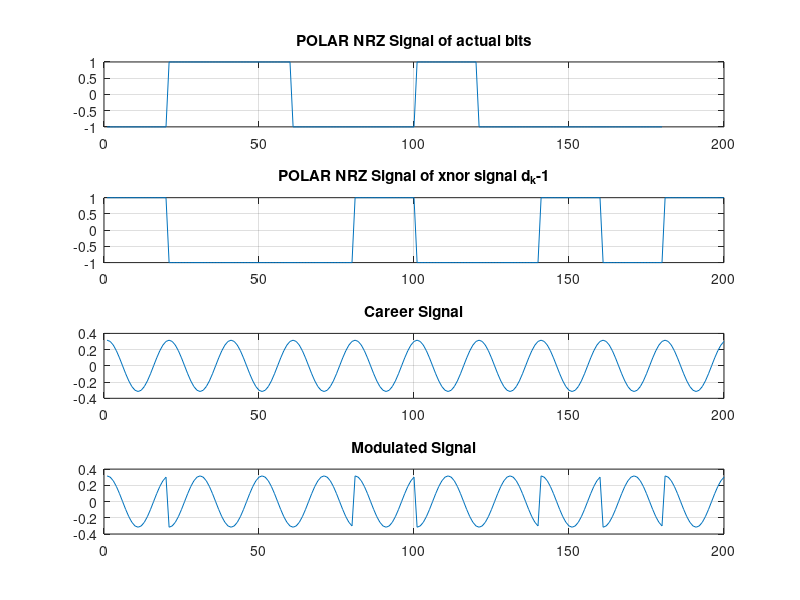
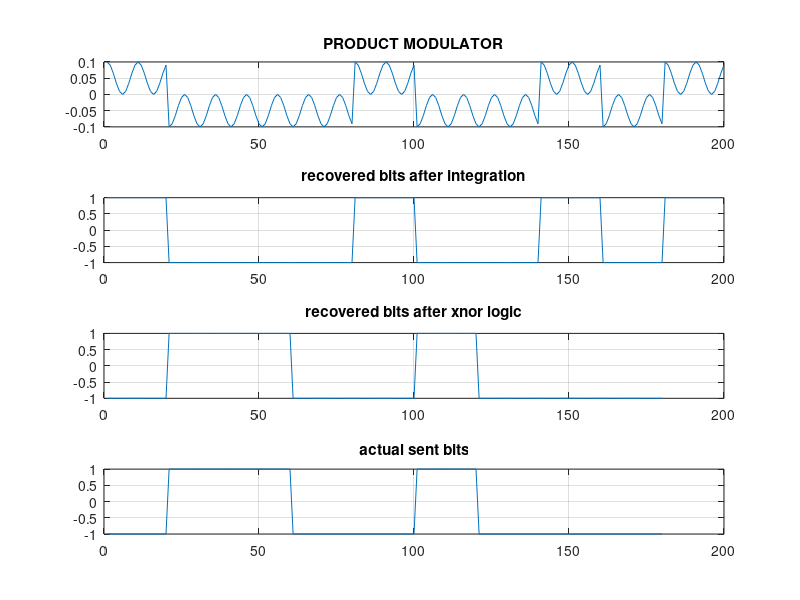

These charts were generated, in order, by the following MATLAB code:
%NAME:ARCHIT VASHIST
%ROLL NO:2021BEC0022

%% DPSK IMPLEMENTATION IN MATLAB
clc;
clear all;
close all;

%bit generation
b_k=round(rand(1,9));
disp('Input signal bits');
disp(b_k);


% career frequency
fc=10;

%sampling frequency
fs=20*fc;

%sampling time
Ts=1/fs;

%time interval for sampling
t=0:Ts:1-Ts;

%bit length
T_b=length(t)/(length(b_k)+1);

%career signal
phi_t=sqrt(2/T_b)*cos(2*pi*fc*t);


PNRZ_bk=[]; %PNRZ storing variable of message signal
%POLAR NRZ creation
for j=1:1:length(b_k)
    if b_k(j)==1
        x_t=repmat(b_k(j),1,T_b);   
    else
        x_t=repmat(-1,1,T_b);
    end
    PNRZ_bk=cat(2,PNRZ_bk,x_t);
end
figure(1)
subplot(4,1,1);
plot(PNRZ_bk);
title('POLAR NRZ Signal of actual bits')
grid on;
d_km=[1];%delayed bits
%d_k=[];%actual bits to be transmitted


%perform logical network
for j=1:1:length(b_k)
    a=not(xor(b_k(j),d_km(j)));
    d_km=[d_km a];
end

%for j=2:1:length(d_km)
%   d_k=[d_k d_km(j)];
%end

PNRZ=[]; %PNRZ storing variable of message signal

%POLAR NRZ creation
for j=1:1:length(d_km)
    if d_km(j)==1
        x_t=repmat(d_km(j),1,T_b);   
    else
        x_t=repmat(-1,1,T_b);
    end
    PNRZ=cat(2,PNRZ,x_t);
end




%modulated signal
s_t=phi_t.*PNRZ;


subplot(4,1,2);
plot(PNRZ);
title('POLAR NRZ Signal of xnor signal d_k-1')
grid on;


%plot career signal
subplot(4,1,3);
plot(phi_t);
title('Career Signal');
grid on;


%plot modulated signal
subplot(4,1,4);
plot(s_t);
title('Modulated Signal');
grid on;



%%DEMODULATION

y_t=s_t.*phi_t; %STEP1->product modulator

figure(2)
subplot(4,1,1);
plot(y_t);
title('PRODUCT MODULATOR');
grid on;

%INTEGRATOR

bit_s = []; %integrator values

for j = 1:length(d_km)

    % calculate the start and end index for integration interval
    start_index = (j-1)*T_b+1;
    end_index = j*T_b;

    % integrator
    bit_sum = sum(y_t(start_index:end_index));
    
    % storing integrator values in an array for message signal creation
    bit_s = [bit_s bit_sum];

end

%DECISION DEVICE
bits=[];
for j=1:1:length(d_km)
    if bit_s(j)>0 %THRESHOLD VALUE
        a=1;
    else
        a=0;
    end
   bits =[bits a];
end



final_bits=[];
for k=1:1:length(bits)-1
    b=not(xor(bits(k),bits(k+1)));
    final_bits=[final_bits b];
end


PNRZ_bits=[]; %PNRZ storing variable of message signal
%POLAR NRZ creation
for j=1:1:length(bits)
    if bits(j)==1
        x_t=repmat(bits(j),1,T_b);   
    else
        x_t=repmat(-1,1,T_b);
    end
    PNRZ_bits=cat(2,PNRZ_bits,x_t);
end
subplot(4,1,2);
plot(PNRZ_bits);
title('recovered bits after integration');
grid on;



PNRZ_final_bits=[]; %PNRZ storing variable of message signal
%POLAR NRZ creation
for j=1:1:length(final_bits)
    if final_bits(j)==1
        x_t=repmat(final_bits(j),1,T_b);   
    else
        x_t=repmat(-1,1,T_b);
    end
    PNRZ_final_bits=cat(2,PNRZ_final_bits,x_t);
end
subplot(4,1,3);
plot(PNRZ_final_bits);
title('recovered bits after xnor logic');
grid on;

subplot(4,1,4);
plot(PNRZ_bk);
title('actual sent bits');
grid on;

disp('output signal bits');
disp(final_bits);

%CHECK ERROR IN SIGNAL
error=biterr(b_k,final_bits);
if error==0
    disp('NO BIT ERROR');
else
    disp('BIT ERROR EXIST');
end